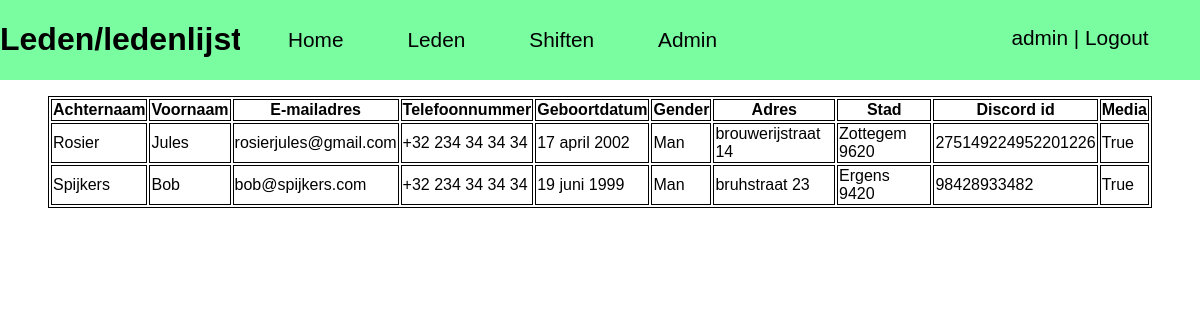
Screenshot of /leden/ledenlijst (signed in) with the database file from the repository.
### leden/models.py (models this page shows, shortened)
class Lid(models.Model):
    user = models.OneToOneField(User, on_delete=models.CASCADE)
    date_of_birth = models.DateField()
    tel = models.CharField(max_length=50)
    GENDERS = [
        ('M', _('Male')),
        ('F', _('Female')),
        ('X', _('Other')),
    ]
    gender = models.CharField(max_length=1, choices=GENDERS)
    street = models.CharField(max_length=200)
    house_number = models.CharField(max_length=10)
    zipcode = models.CharField(max_length=4)
    residence = models.CharField(max_length=200)
    discord_id = models.PositiveBigIntegerField()
    media = models.BooleanField()
    class Meta:
        verbose_name_plural = "Leden"

### leden/views.py (the view)
# urls.py: path('ledenlijst', views.ledenlijst),
@login_required()
@permission_required('leden.view_lid')
def ledenlijst(request, *args, **kwargs):
    leden = Lid.objects.all()
    context = {
        'leden': leden,
    }
    return render(request, 'leden/ledenlijst.html', context)

### leden/templates/leden/ledenlijst.html (shortened to what this page needs)
{% extends '../base.html' %} {% block content %}
<table>
  <tr>
    <th>Achternaam</th>
    <th>Voornaam</th>
    <th>E-mailadres</th>
    <th>Telefoonnummer</th>
    <th>Geboortdatum</th>
    <th>Gender</th>
    <th>Adres</th>
    <th>Stad</th>
    <th>Discord id</th>
    <th>Media</th>
  </tr>
  {% for lid in leden %}
  <tr>
    <td>{{ lid.user.last_name }}</td>
    <td>{{ lid.user.first_name }}</td>
    <td>{{ lid.user.email }}</td>
    <td>{{ lid.tel }}</td>
    <td>{{ lid.date_of_birth|date:"" }}</td>
    <td>
      {% if lid.gender == "M" %} Man {% elif lid.gender == "F"%} Vrouw {% else%}
      Anders {% endif %}
    </td>
    <td>{{ lid.street}} {{ lid.house_number }}</td>
    <td>{{ lid.residence}} {{ lid.zipcode }}</td>
    <td>{{ lid.discord_id }}</td>
    <td>{{ lid.media }}</td>
  </tr>
  {% endfor %}
</table>
{% endblock %}

### templates/base.html (shortened to what this page needs)
{% load static %}
<link rel="stylesheet" type="text/css" href="{% static 'css/main.css' %}">
<body>
{% include 'navbar.html'%}
<div class="content">
{% block content %}
{% endblock %}
</div>
</body>

### templates/navbar.html (shortened to what this page needs)
{% load static%}
<link rel="stylesheet" href="{% static 'css/navbar.css' %}">
<header>
<h1 class="page-title">
    {% if request.path == '/'%}
        Home/
    {% else %}
        {{ request.path|slice:"1:"|capfirst }}
    {% endif %}
</h1>
<nav>
    <ul>
        <li><a href="/">Home</a></li>
        <li><a href="/leden">Leden</a></li>
        <li><a href="/shiften">Shiften</a></li>
        {% if request.user.is_superuser %}
            <li><a href="/admin">Admin</a></li>
        {% endif %}
    </ul>
</nav>
<div class="nav-user">
    {% if user.is_authenticated %}
    <a href="/leden/user">{{ user.get_username }}</a>
    |
    <a href="{% url 'logout' %}?next={{ request.path }}">Logout</a>
    {% else %}
        <a href="{% url 'login' %}?next={{ request.path }}">Login</a>
        |
        <a href="{% url 'signup' %}?next={{ request.path }}">Word lid</a>
    {% endif %}
</div>
</header>

### static/css/main.css (style rules this page uses)
body, input, textarea, button { font-family: 'Trebuchet MS', sans-serif; }
body { background: var(--body-bg); color: var(--body-color); margin: 0; }
.content { padding: 6rem 3rem; }

### static/css/navbar.css (style rules this page uses)
header { background: var(--primary); text-align: center; position: fixed; width: 100%; padding: 0; margin: 0; color: var(--header-color); margin-bottom: 5rem; z-index: 999; }
nav { position: absolute; text-align: left; top: 100%; background-color: var(--primary); width: 100%; transform: scale(1, 0); transform-origin: top; transition: transform 400ms ease-in-out; }
nav ul { list-style-type: none; margin: 0; padding: 0; }
nav li { margin-left: 1em; margin-bottom: 1em; }
nav a { color: var(--header-color); text-decoration: none; font-size: 2rem; display: block; padding: 1rem; opacity: 0; transition: opacity 100ms ease-in-out; }
.nav-user { font-size: 1.25rem; display: block; text-align: center; padding: 1em; padding-top: 0; position: relative; }
.nav-user a { text-decoration: none; color: var(--header-color); }
@media screen and (min-width: 860px) { .nav-user { padding-top: 1rem; } }
@media screen and (min-width: 860px) { header { display: grid; grid-template-rows: auto; grid-template-columns: 1fr auto minmax(600px, 3fr) 1fr; } }
@media screen and (min-width: 860px) { .page-title { grid-column: 1/3; } }
@media screen and (min-width: 860px) { .nav-user { font-size: 1.3rem; align-self: center; } }
@media screen and (min-width: 860px) { nav { transform: scale(1, 1); position: relative; text-align: left; top: initial; left: initial; display: flex; align-items: center; } }
@media screen and (min-width: 860px) { nav ul { display: flex; } }
@media screen and (min-width: 860px) { nav li { margin-left: 2rem; margin-bottom: 0; } }
@media screen and (min-width: 860px) { nav a { font-size: 1.3rem; opacity: 1; position: relative; } }

### leden/templates/leden/ledenlijst.html (style rules this page uses)
table, th, td { border: 1px solid black; }

### rows the page displays
Lid: user.last_name "Rosier", user.first_name "Jules", user.email "rosierjules@gmail.com", tel "+32 234 34 34 34", date_of_birth "17 april 2002", gender "Man", street "brouwerijstraat", house_number "14", residence "Zottegem", zipcode "9620", discord_id "275149224952201226", media "True"
Lid: user.last_name "Spijkers", user.first_name "Bob", user.email "bob@spijkers.com", tel "+32 234 34 34 34", date_of_birth "19 juni 1999", gender "Man", street "bruhstraat", house_number "23", residence "Ergens", zipcode "9420", discord_id "98428933482", media "True"

### other values shown
{{ request.path|slice:"1:"|capfirst }} "Leden/ledenlijst"
{{ user.get_username }} "admin"
